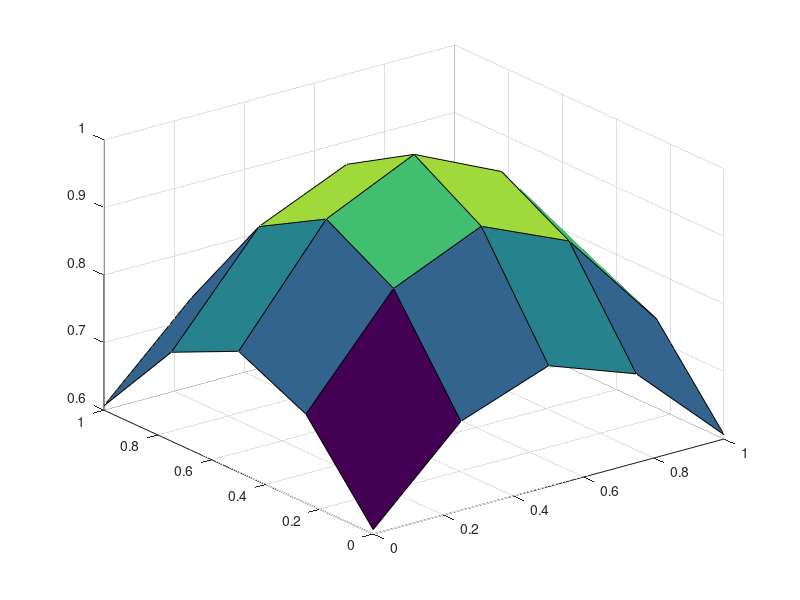

The MATLAB source for this figure:
function Grille = grille()
  [X,Y] = meshgrid(0:0.25:1,0:0.25:1);
  Z=exp(-((X-1/2).^2+(Y-1/2).^2));
  surf(X,Y,Z) % permet de visualiser la grille de points 3D
  Grille=zeros(size(X,1),size(X,2),3);
  Grille(:,:,1)=X;
  Grille(:,:,2)=Y;
  Grille(:,:,3)=Z;
end